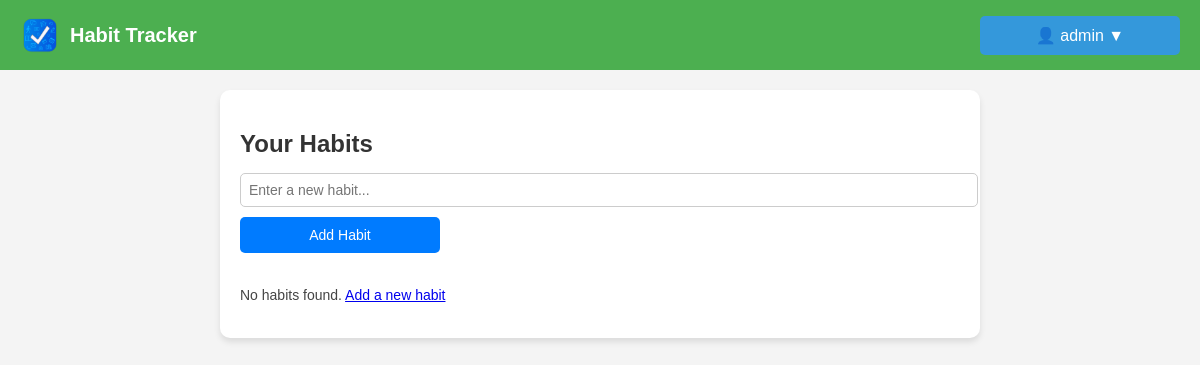
The app's page /manage-habits (signed in), older data.
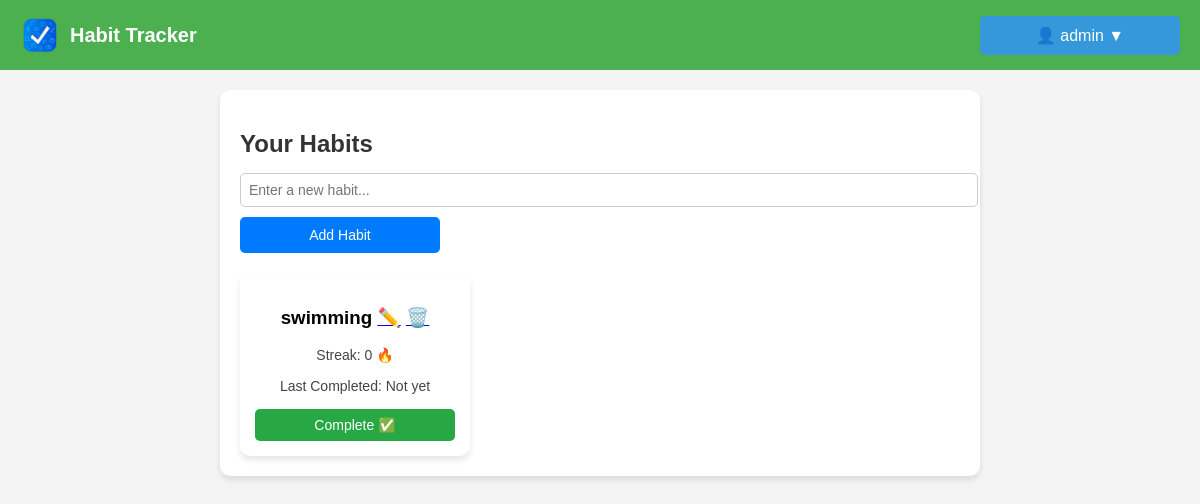
The same page, newer data.
### models.py (models this page shows, shortened)
class Activity(db.Model):
    id = db.Column(db.Integer, primary_key=True)
    name = db.Column(db.String(120), nullable=False)
    user_id = db.Column(db.Integer, db.ForeignKey('user.id'), nullable=False)
    streak = db.Column(db.Integer, default=0)
    last_completed = db.Column(db.DateTime, default=None)

### routes.py (the view)
@main_bp.route('/manage-habits')
def manage_habits():
    if 'user_id' not in session:
        flash("Please log in to view your habits.", "danger")
        return redirect(url_for('main.login'))
    user_id = session['user_id']
    habits = Activity.query.filter_by(user_id=user_id).all()
    return render_template('manage_habits.html', activities=habits)

### templates/manage_habits.html (shortened to what this page needs)
<!DOCTYPE html>
<html lang="en">
<head>
    <link rel="stylesheet" href="{{ url_for('static', filename='styles.css') }}">
</head>
<body>
    <nav class="navbar">
        <div class="logo">
            <img src="{{ url_for('static', filename='logo.png') }}" alt="Habit Tracker Logo">
            <span class="app-name">Habit Tracker</span>
        </div>
        <div class="nav-buttons">
            {% if session['user_id'] %}
                <div class="dropdown">
                    <button class="dropbtn">👤 {{ session['username'] }} ▼</button>
                </div>
            {% else %}
                <a href="{{ url_for('main.register') }}" class="btn">Register</a>
                <a href="{{ url_for('main.login') }}" class="btn btn-outline">Login</a>
            {% endif %}
        </div>
    </nav>
    <div class="container">
        <h2>Your Habits</h2>
        <form method="POST" action="{{ url_for('main.add_habit') }}" class="habit-form">
            <input type="text" name="habit_name" placeholder="Enter a new habit..." required>
            <button type="submit">Add Habit</button>
        </form>
        <div class="habit-list">
            {% if activities %}
                {% for habit in activities %}
                    <div class="habit-card">
                        <h3>{{ habit.name }}
                            <a href="{{ url_for('main.edit_habit', habit_id=habit.id) if habit.id else '#' }}" title="Edit Habit">✏️</a>
                            <a href="{{ url_for('main.confirm_delete', habit_id=habit.id) }}" title="Delete Habit">🗑️</a>
                        </h3>
                        <p>Streak: {{ habit.streak }} 🔥</p>
                        <p>Last Completed: {{ habit.last_completed.strftime('%Y-%m-%d') if habit.last_completed else "Not yet" }}</p>
                        <form action="{{ url_for('main.complete_habit', habit_id=habit.id) }}" method="POST">
                            <button type="submit" class="complete-btn">Complete ✅</button>
                        </form>
                    </div>
                {% endfor %}
            {% else %}
                <p>No habits found. <a href="{{ url_for('main.manage_habits') }}">Add a new habit</a></p>
            {% endif %}
        </div>
</body>
</html>

Row changes from the older to the newer data that the page shows:
added Activity: name "swimming", streak "0", last_completed "Not yet"
Text that changed along with them:
text no longer shown: "No habits found. Add a new habit"
